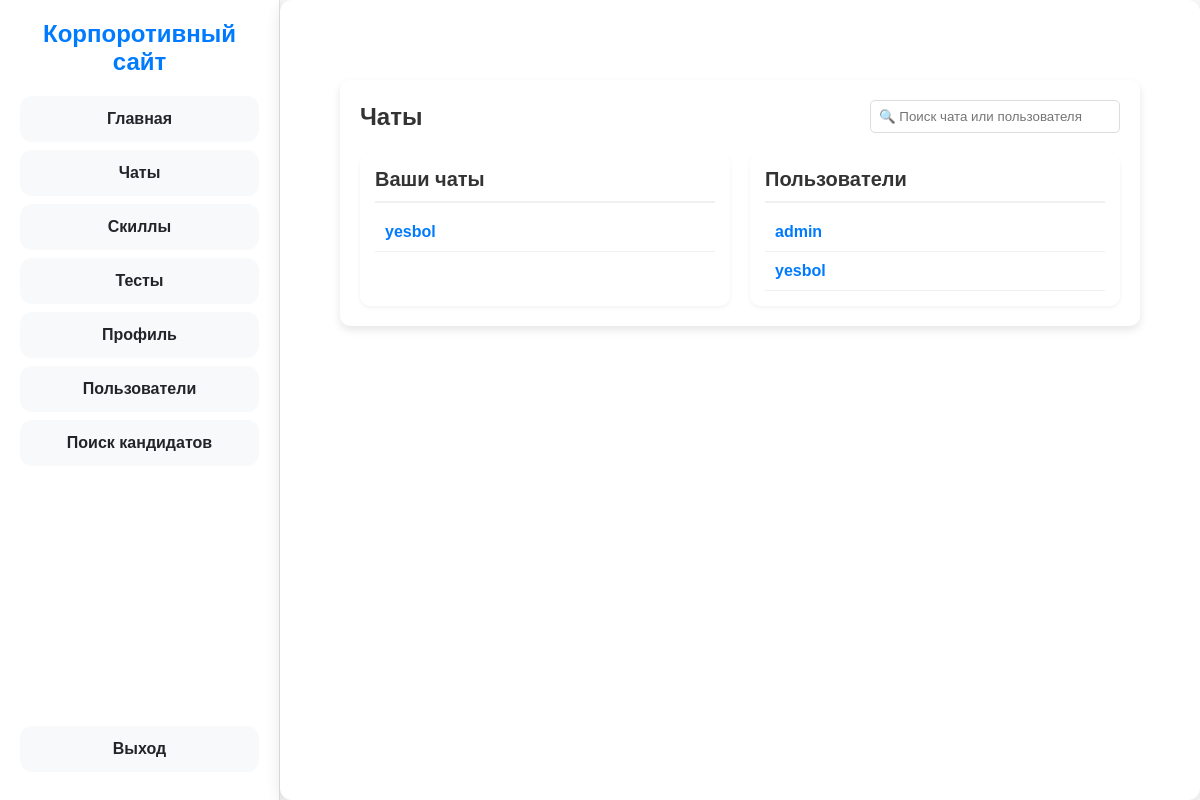
/chats/ (signed in), run on an earlier commit of the app's database.
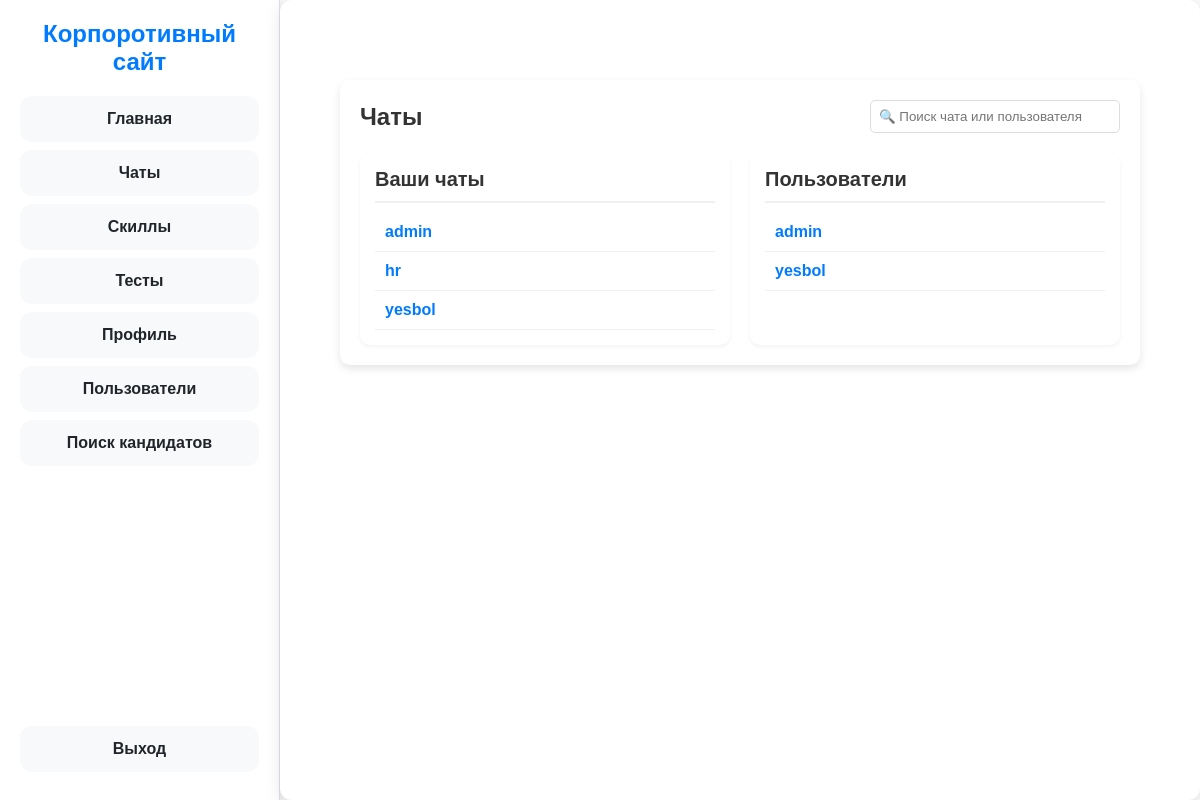
And on a later commit of the database.
### tool/models.py (models this page shows, shortened)
class Chat(models.Model):
    sender = models.ForeignKey("UserProfile", on_delete=models.CASCADE, related_name='sender', default=None)
    receiver = models.ForeignKey("UserProfile", on_delete=models.CASCADE, related_name='receiver', default=None)
    created_at = models.DateTimeField(auto_now_add=True)

class UserProfile(models.Model):
    ROLE_CHOICES = [
        ('boss', 'Boss'),
        ('hr', 'HR'),
        ('user', 'User'),
    ]
    user = models.OneToOneField(User, on_delete=models.CASCADE, related_name='userprofile')
    role = models.CharField(max_length=10, choices=ROLE_CHOICES, default='user')
    skills = models.ManyToManyField('Skill', blank=True)
    resume = models.TextField(blank=True, null=True)

### tool/views.py (the view)
# urls.py: path('chats/', views.chats, name='chats'),
@login_required
def chats(request):
    user_profile = request.user.userprofile
    chats= Chat.objects.filter(sender=user_profile) | Chat.objects.filter(receiver=user_profile)
    users = User.objects.exclude(id=request.user.id)
    return render(request, 'chats.html', {'chats': chats, 'users': users, 'user': request.user})

### tool/templates/chats.html (shortened to what this page needs)
{% extends 'base.html' %}
{% block content %}
    <div class="chat-page">
        <div class="chat-header">
            <h1>Чаты</h1>
            <input type="text" id="searchInput" placeholder="🔍 Поиск чата или пользователя" onkeyup="searchChats()">
        </div>
        <div class="content-wrapper">
<div class="chats-container">
    <h2>Ваши чаты</h2>
    <ul class="chat-list" id="chatList">
        {% for chat in chats %}
            {% if chat.sender == user.userprofile %}
                <li class="chat-item" data-username="{{ chat.receiver.user.username }}">
                    <a href="{% url 'chat_detail' chat_id=chat.id %}">
                        {{ chat.receiver.user.username }}
                    </a>
                </li>
            {% elif chat.receiver == user.userprofile %}
                <li class="chat-item" data-username="{{ chat.sender.user.username }}">
                    <a href="{% url 'chat_detail' chat_id=chat.id %}">
                        {{ chat.sender.user.username }}
                    </a>
                </li>
            {% endif %}
        {% empty %}
            <p class="no-chats">Нет активных чатов</p>
        {% endfor %}
    </ul>
</div>
<div class="users-container">
    <h2>Пользователи</h2>
    <ul class="user-list" id="userList">
        {% for user_obj in users %}
            <li class="user-item" data-username="{{ user_obj.username }}">
                <a href="{% url 'chat_with_user' user_id=user_obj.id %}">
                    {{ user_obj.username }}
                </a>
            </li>
        {% endfor %}
    </ul>
</div>
        </div>
    </div>
{% endblock %}

What changed in the data, as far as the page shows it:
added Chat: receiver.user.username "admin"
added Chat: receiver.user.username "hr"
